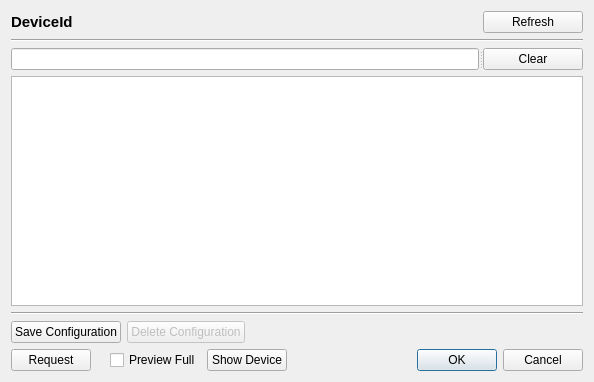
<?xml version="1.0" encoding="UTF-8"?>
<ui version="4.0">
 <class>InitConfigurationDialog</class>
 <widget class="QDialog" name="InitConfigurationDialog">
  <property name="geometry">
   <rect>
    <x>0</x>
    <y>0</y>
    <width>594</width>
    <height>382</height>
   </rect>
  </property>
  <property name="windowTitle">
   <string>Init Configurations</string>
  </property>
  <layout class="QVBoxLayout" name="verticalLayout">
   <item>
    <layout class="QHBoxLayout" name="horizontalLayout_3">
     <item>
      <widget class="QLabel" name="ui_instance">
       <property name="font">
        <font>
         <pointsize>11</pointsize>
         <weight>75</weight>
         <bold>true</bold>
        </font>
       </property>
       <property name="text">
        <string>DeviceId</string>
       </property>
      </widget>
     </item>
     <item>
      <widget class="QPushButton" name="ui_button_refresh">
       <property name="maximumSize">
        <size>
         <width>100</width>
         <height>16777215</height>
        </size>
       </property>
       <property name="text">
        <string>Refresh</string>
       </property>
      </widget>
     </item>
    </layout>
   </item>
   <item>
    <widget class="Line" name="line">
     <property name="orientation">
      <enum>Qt::Horizontal</enum>
     </property>
    </widget>
   </item>
   <item>
    <widget class="QSplitter" name="splitter">
     <property name="orientation">
      <enum>Qt::Horizontal</enum>
     </property>
     <widget class="QLineEdit" name="ui_filter"/>
     <widget class="QPushButton" name="ui_button_clear">
      <property name="maximumSize">
       <size>
        <width>100</width>
        <height>16777215</height>
       </size>
      </property>
      <property name="text">
       <string>Clear</string>
      </property>
     </widget>
    </widget>
   </item>
   <item>
    <widget class="QTableView" name="ui_table_widget">
     <property name="alternatingRowColors">
      <bool>true</bool>
     </property>
     <property name="selectionMode">
      <enum>QAbstractItemView::SingleSelection</enum>
     </property>
     <property name="selectionBehavior">
      <enum>QAbstractItemView::SelectRows</enum>
     </property>
     <property name="sortingEnabled">
      <bool>true</bool>
     </property>
     <attribute name="horizontalHeaderStretchLastSection">
      <bool>true</bool>
     </attribute>
     <attribute name="verticalHeaderStretchLastSection">
      <bool>false</bool>
     </attribute>
    </widget>
   </item>
   <item>
    <widget class="Line" name="line_2">
     <property name="orientation">
      <enum>Qt::Horizontal</enum>
     </property>
    </widget>
   </item>
   <item>
    <layout class="QHBoxLayout" name="horizontalLayout_2">
     <item>
      <widget class="QPushButton" name="ui_button_save">
       <property name="text">
        <string>Save Configuration</string>
       </property>
      </widget>
     </item>
     <item>
      <widget class="QPushButton" name="ui_button_delete">
       <property name="enabled">
        <bool>false</bool>
       </property>
       <property name="text">
        <string>Delete Configuration</string>
       </property>
      </widget>
     </item>
     <item>
      <spacer name="horizontalSpacer">
       <property name="orientation">
        <enum>Qt::Horizontal</enum>
       </property>
       <property name="sizeHint" stdset="0">
        <size>
         <width>40</width>
         <height>20</height>
        </size>
       </property>
      </spacer>
     </item>
    </layout>
   </item>
   <item>
    <layout class="QHBoxLayout" name="horizontalLayout">
     <item>
      <widget class="QPushButton" name="ui_button_request">
       <property name="text">
        <string>Request</string>
       </property>
      </widget>
     </item>
     <item>
      <widget class="QLabel" name="ui_status">
       <property name="text">
        <string/>
       </property>
      </widget>
     </item>
     <item>
      <widget class="QCheckBox" name="ui_preview">
       <property name="text">
        <string>Preview Full</string>
       </property>
      </widget>
     </item>
     <item>
      <widget class="QPushButton" name="ui_show_device">
       <property name="text">
        <string>Show Device</string>
       </property>
      </widget>
     </item>
     <item>
      <widget class="QDialogButtonBox" name="buttonBox">
       <property name="orientation">
        <enum>Qt::Horizontal</enum>
       </property>
       <property name="standardButtons">
        <set>QDialogButtonBox::Cancel|QDialogButtonBox::Ok</set>
       </property>
      </widget>
     </item>
    </layout>
   </item>
  </layout>
 </widget>
 <resources/>
 <connections>
  <connection>
   <sender>buttonBox</sender>
   <signal>accepted()</signal>
   <receiver>InitConfigurationDialog</receiver>
   <slot>accept()</slot>
   <hints>
    <hint type="sourcelabel">
     <x>476</x>
     <y>411</y>
    </hint>
    <hint type="destinationlabel">
     <x>325</x>
     <y>383</y>
    </hint>
   </hints>
  </connection>
  <connection>
   <sender>buttonBox</sender>
   <signal>rejected()</signal>
   <receiver>InitConfigurationDialog</receiver>
   <slot>reject()</slot>
   <hints>
    <hint type="sourcelabel">
     <x>476</x>
     <y>407</y>
    </hint>
    <hint type="destinationlabel">
     <x>206</x>
     <y>383</y>
    </hint>
   </hints>
  </connection>
 </connections>
</ui>
